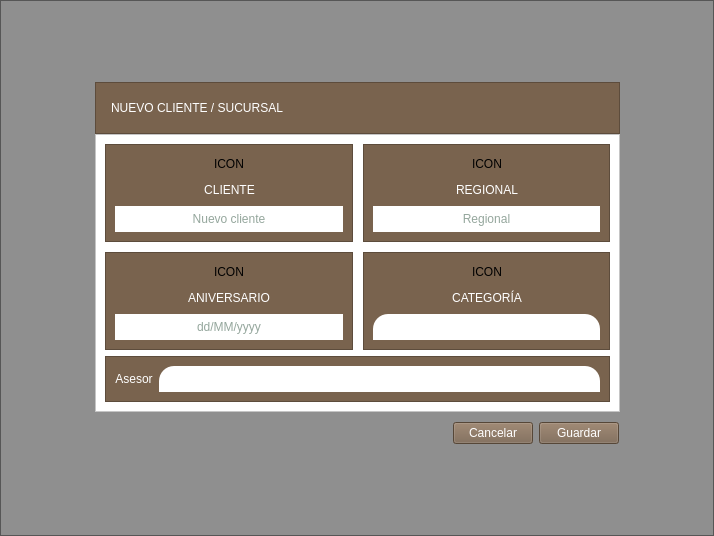
<?xml version="1.0" encoding="UTF-8"?>
<ui version="4.0">
 <class>New_client</class>
 <widget class="QWidget" name="New_client">
  <property name="geometry">
   <rect>
    <x>0</x>
    <y>0</y>
    <width>714</width>
    <height>536</height>
   </rect>
  </property>
  <property name="windowTitle">
   <string>Form</string>
  </property>
  <property name="styleSheet">
   <string notr="true"/>
  </property>
  <layout class="QVBoxLayout" name="verticalLayout_8">
   <property name="spacing">
    <number>0</number>
   </property>
   <property name="leftMargin">
    <number>0</number>
   </property>
   <property name="topMargin">
    <number>0</number>
   </property>
   <property name="rightMargin">
    <number>0</number>
   </property>
   <property name="bottomMargin">
    <number>0</number>
   </property>
   <item>
    <widget class="QFrame" name="frame_7">
     <property name="styleSheet">
      <string notr="true">background-color:rgba(0,0,0,40%);</string>
     </property>
     <property name="frameShape">
      <enum>QFrame::StyledPanel</enum>
     </property>
     <property name="frameShadow">
      <enum>QFrame::Raised</enum>
     </property>
     <layout class="QVBoxLayout" name="verticalLayout_7">
      <item>
       <spacer name="verticalSpacer">
        <property name="orientation">
         <enum>Qt::Vertical</enum>
        </property>
        <property name="sizeHint" stdset="0">
         <size>
          <width>20</width>
          <height>69</height>
         </size>
        </property>
       </spacer>
      </item>
      <item>
       <layout class="QHBoxLayout" name="horizontalLayout_10">
        <item>
         <spacer name="horizontalSpacer_18">
          <property name="orientation">
           <enum>Qt::Horizontal</enum>
          </property>
          <property name="sizeHint" stdset="0">
           <size>
            <width>40</width>
            <height>20</height>
           </size>
          </property>
         </spacer>
        </item>
        <item>
         <layout class="QVBoxLayout" name="verticalLayout_6">
          <property name="spacing">
           <number>0</number>
          </property>
          <item>
           <widget class="QFrame" name="frame_6">
            <property name="styleSheet">
             <string notr="true">background-color:#79634E;</string>
            </property>
            <property name="frameShape">
             <enum>QFrame::StyledPanel</enum>
            </property>
            <property name="frameShadow">
             <enum>QFrame::Raised</enum>
            </property>
            <layout class="QHBoxLayout" name="horizontalLayout_9">
             <property name="leftMargin">
              <number>15</number>
             </property>
             <property name="topMargin">
              <number>15</number>
             </property>
             <property name="rightMargin">
              <number>15</number>
             </property>
             <property name="bottomMargin">
              <number>15</number>
             </property>
             <item>
              <widget class="QLabel" name="label_9">
               <property name="styleSheet">
                <string notr="true">font: 12pt &quot;MS Shell Dlg 2&quot;;
color:white;</string>
               </property>
               <property name="text">
                <string>NUEVO CLIENTE / SUCURSAL</string>
               </property>
               <property name="alignment">
                <set>Qt::AlignCenter</set>
               </property>
              </widget>
             </item>
             <item>
              <spacer name="horizontalSpacer_17">
               <property name="orientation">
                <enum>Qt::Horizontal</enum>
               </property>
               <property name="sizeHint" stdset="0">
                <size>
                 <width>321</width>
                 <height>20</height>
                </size>
               </property>
              </spacer>
             </item>
            </layout>
           </widget>
          </item>
          <item>
           <widget class="QFrame" name="frame">
            <property name="styleSheet">
             <string notr="true">background-color:white;</string>
            </property>
            <property name="frameShape">
             <enum>QFrame::StyledPanel</enum>
            </property>
            <property name="frameShadow">
             <enum>QFrame::Raised</enum>
            </property>
            <layout class="QVBoxLayout" name="verticalLayout_5">
             <item>
              <layout class="QGridLayout" name="gridLayout">
               <property name="spacing">
                <number>10</number>
               </property>
               <item row="0" column="0">
                <widget class="QFrame" name="frame_2">
                 <property name="sizePolicy">
                  <sizepolicy hsizetype="Expanding" vsizetype="Preferred">
                   <horstretch>0</horstretch>
                   <verstretch>0</verstretch>
                  </sizepolicy>
                 </property>
                 <property name="styleSheet">
                  <string notr="true">background-color:#79634E;</string>
                 </property>
                 <property name="frameShape">
                  <enum>QFrame::StyledPanel</enum>
                 </property>
                 <property name="frameShadow">
                  <enum>QFrame::Raised</enum>
                 </property>
                 <layout class="QVBoxLayout" name="verticalLayout">
                  <item>
                   <layout class="QHBoxLayout" name="horizontalLayout">
                    <item>
                     <spacer name="horizontalSpacer">
                      <property name="orientation">
                       <enum>Qt::Horizontal</enum>
                      </property>
                      <property name="sizeHint" stdset="0">
                       <size>
                        <width>40</width>
                        <height>20</height>
                       </size>
                      </property>
                     </spacer>
                    </item>
                    <item>
                     <widget class="QLabel" name="icon_cliente">
                      <property name="text">
                       <string>ICON</string>
                      </property>
                     </widget>
                    </item>
                    <item>
                     <spacer name="horizontalSpacer_2">
                      <property name="orientation">
                       <enum>Qt::Horizontal</enum>
                      </property>
                      <property name="sizeHint" stdset="0">
                       <size>
                        <width>40</width>
                        <height>20</height>
                       </size>
                      </property>
                     </spacer>
                    </item>
                   </layout>
                  </item>
                  <item>
                   <layout class="QHBoxLayout" name="horizontalLayout_2">
                    <item>
                     <spacer name="horizontalSpacer_3">
                      <property name="orientation">
                       <enum>Qt::Horizontal</enum>
                      </property>
                      <property name="sizeHint" stdset="0">
                       <size>
                        <width>40</width>
                        <height>20</height>
                       </size>
                      </property>
                     </spacer>
                    </item>
                    <item>
                     <widget class="QLabel" name="label_2">
                      <property name="styleSheet">
                       <string notr="true">font: 12pt &quot;MS Shell Dlg 2&quot;;
color:white;</string>
                      </property>
                      <property name="text">
                       <string>CLIENTE</string>
                      </property>
                      <property name="alignment">
                       <set>Qt::AlignCenter</set>
                      </property>
                     </widget>
                    </item>
                    <item>
                     <spacer name="horizontalSpacer_4">
                      <property name="orientation">
                       <enum>Qt::Horizontal</enum>
                      </property>
                      <property name="sizeHint" stdset="0">
                       <size>
                        <width>40</width>
                        <height>20</height>
                       </size>
                      </property>
                     </spacer>
                    </item>
                   </layout>
                  </item>
                  <item>
                   <widget class="QLineEdit" name="cliente">
                    <property name="styleSheet">
                     <string notr="true">background-color:white;
border-radius:15px;
color: #294D39;
font: 12pt &quot;MS Shell Dlg 2&quot;;
padding:5px;
min-height:1.8em;


</string>
                    </property>
                    <property name="alignment">
                     <set>Qt::AlignCenter</set>
                    </property>
                    <property name="placeholderText">
                     <string>Nuevo cliente</string>
                    </property>
                   </widget>
                  </item>
                 </layout>
                </widget>
               </item>
               <item row="0" column="1">
                <widget class="QFrame" name="frame_3">
                 <property name="sizePolicy">
                  <sizepolicy hsizetype="Expanding" vsizetype="Preferred">
                   <horstretch>0</horstretch>
                   <verstretch>0</verstretch>
                  </sizepolicy>
                 </property>
                 <property name="styleSheet">
                  <string notr="true">background-color:#79634E;</string>
                 </property>
                 <property name="frameShape">
                  <enum>QFrame::StyledPanel</enum>
                 </property>
                 <property name="frameShadow">
                  <enum>QFrame::Raised</enum>
                 </property>
                 <layout class="QVBoxLayout" name="verticalLayout_2">
                  <item>
                   <layout class="QHBoxLayout" name="horizontalLayout_3">
                    <item>
                     <spacer name="horizontalSpacer_5">
                      <property name="orientation">
                       <enum>Qt::Horizontal</enum>
                      </property>
                      <property name="sizeHint" stdset="0">
                       <size>
                        <width>40</width>
                        <height>20</height>
                       </size>
                      </property>
                     </spacer>
                    </item>
                    <item>
                     <widget class="QLabel" name="icon_regional">
                      <property name="text">
                       <string>ICON</string>
                      </property>
                     </widget>
                    </item>
                    <item>
                     <spacer name="horizontalSpacer_6">
                      <property name="orientation">
                       <enum>Qt::Horizontal</enum>
                      </property>
                      <property name="sizeHint" stdset="0">
                       <size>
                        <width>40</width>
                        <height>20</height>
                       </size>
                      </property>
                     </spacer>
                    </item>
                   </layout>
                  </item>
                  <item>
                   <layout class="QHBoxLayout" name="horizontalLayout_4">
                    <item>
                     <spacer name="horizontalSpacer_7">
                      <property name="orientation">
                       <enum>Qt::Horizontal</enum>
                      </property>
                      <property name="sizeHint" stdset="0">
                       <size>
                        <width>40</width>
                        <height>20</height>
                       </size>
                      </property>
                     </spacer>
                    </item>
                    <item>
                     <widget class="QLabel" name="regional">
                      <property name="styleSheet">
                       <string notr="true">font: 12pt &quot;MS Shell Dlg 2&quot;;
color:white;</string>
                      </property>
                      <property name="text">
                       <string>REGIONAL</string>
                      </property>
                      <property name="alignment">
                       <set>Qt::AlignCenter</set>
                      </property>
                     </widget>
                    </item>
                    <item>
                     <spacer name="horizontalSpacer_8">
                      <property name="orientation">
                       <enum>Qt::Horizontal</enum>
                      </property>
                      <property name="sizeHint" stdset="0">
                       <size>
                        <width>40</width>
                        <height>20</height>
                       </size>
                      </property>
                     </spacer>
                    </item>
                   </layout>
                  </item>
                  <item>
                   <widget class="QLineEdit" name="regional_2">
                    <property name="styleSheet">
                     <string notr="true">background-color:white;
border-radius:15px;
color: #294D39;
font: 12pt &quot;MS Shell Dlg 2&quot;;
padding:5px;
min-height:1.8em;


</string>
                    </property>
                    <property name="alignment">
                     <set>Qt::AlignCenter</set>
                    </property>
                    <property name="placeholderText">
                     <string>Regional</string>
                    </property>
                   </widget>
                  </item>
                 </layout>
                </widget>
               </item>
               <item row="1" column="0">
                <widget class="QFrame" name="frame_4">
                 <property name="sizePolicy">
                  <sizepolicy hsizetype="Expanding" vsizetype="Preferred">
                   <horstretch>0</horstretch>
                   <verstretch>0</verstretch>
                  </sizepolicy>
                 </property>
                 <property name="styleSheet">
                  <string notr="true">background-color:#79634E;</string>
                 </property>
                 <property name="frameShape">
                  <enum>QFrame::StyledPanel</enum>
                 </property>
                 <property name="frameShadow">
                  <enum>QFrame::Raised</enum>
                 </property>
                 <layout class="QVBoxLayout" name="verticalLayout_3">
                  <item>
                   <layout class="QHBoxLayout" name="horizontalLayout_5">
                    <item>
                     <spacer name="horizontalSpacer_9">
                      <property name="orientation">
                       <enum>Qt::Horizontal</enum>
                      </property>
                      <property name="sizeHint" stdset="0">
                       <size>
                        <width>40</width>
                        <height>20</height>
                       </size>
                      </property>
                     </spacer>
                    </item>
                    <item>
                     <widget class="QLabel" name="icon_aniversario">
                      <property name="text">
                       <string>ICON</string>
                      </property>
                     </widget>
                    </item>
                    <item>
                     <spacer name="horizontalSpacer_10">
                      <property name="orientation">
                       <enum>Qt::Horizontal</enum>
                      </property>
                      <property name="sizeHint" stdset="0">
                       <size>
                        <width>40</width>
                        <height>20</height>
                       </size>
                      </property>
                     </spacer>
                    </item>
                   </layout>
                  </item>
                  <item>
                   <layout class="QHBoxLayout" name="horizontalLayout_6">
                    <item>
                     <spacer name="horizontalSpacer_11">
                      <property name="orientation">
                       <enum>Qt::Horizontal</enum>
                      </property>
                      <property name="sizeHint" stdset="0">
                       <size>
                        <width>40</width>
                        <height>20</height>
                       </size>
                      </property>
                     </spacer>
                    </item>
                    <item>
                     <widget class="QLabel" name="label_6">
                      <property name="styleSheet">
                       <string notr="true">font: 12pt &quot;MS Shell Dlg 2&quot;;
color:white;</string>
                      </property>
                      <property name="text">
                       <string>ANIVERSARIO</string>
                      </property>
                      <property name="alignment">
                       <set>Qt::AlignCenter</set>
                      </property>
                     </widget>
                    </item>
                    <item>
                     <spacer name="horizontalSpacer_12">
                      <property name="orientation">
                       <enum>Qt::Horizontal</enum>
                      </property>
                      <property name="sizeHint" stdset="0">
                       <size>
                        <width>40</width>
                        <height>20</height>
                       </size>
                      </property>
                     </spacer>
                    </item>
                   </layout>
                  </item>
                  <item>
                   <widget class="QLineEdit" name="aniversario">
                    <property name="styleSheet">
                     <string notr="true">background-color:white;
border-radius:15px;
color: #294D39;
font: 12pt &quot;MS Shell Dlg 2&quot;;
padding:5px;
min-height:1.8em;


</string>
                    </property>
                    <property name="alignment">
                     <set>Qt::AlignCenter</set>
                    </property>
                    <property name="placeholderText">
                     <string>dd/MM/yyyy</string>
                    </property>
                   </widget>
                  </item>
                 </layout>
                </widget>
               </item>
               <item row="1" column="1">
                <widget class="QFrame" name="frame_5">
                 <property name="sizePolicy">
                  <sizepolicy hsizetype="Expanding" vsizetype="Preferred">
                   <horstretch>0</horstretch>
                   <verstretch>0</verstretch>
                  </sizepolicy>
                 </property>
                 <property name="styleSheet">
                  <string notr="true">background-color:#79634E;</string>
                 </property>
                 <property name="frameShape">
                  <enum>QFrame::StyledPanel</enum>
                 </property>
                 <property name="frameShadow">
                  <enum>QFrame::Raised</enum>
                 </property>
                 <layout class="QVBoxLayout" name="verticalLayout_4">
                  <item>
                   <layout class="QHBoxLayout" name="horizontalLayout_7">
                    <item>
                     <spacer name="horizontalSpacer_13">
                      <property name="orientation">
                       <enum>Qt::Horizontal</enum>
                      </property>
                      <property name="sizeHint" stdset="0">
                       <size>
                        <width>40</width>
                        <height>20</height>
                       </size>
                      </property>
                     </spacer>
                    </item>
                    <item>
                     <widget class="QLabel" name="icon_categoria">
                      <property name="text">
                       <string>ICON</string>
                      </property>
                     </widget>
                    </item>
                    <item>
                     <spacer name="horizontalSpacer_14">
                      <property name="orientation">
                       <enum>Qt::Horizontal</enum>
                      </property>
                      <property name="sizeHint" stdset="0">
                       <size>
                        <width>40</width>
                        <height>20</height>
                       </size>
                      </property>
                     </spacer>
                    </item>
                   </layout>
                  </item>
                  <item>
                   <layout class="QHBoxLayout" name="horizontalLayout_8">
                    <item>
                     <spacer name="horizontalSpacer_15">
                      <property name="orientation">
                       <enum>Qt::Horizontal</enum>
                      </property>
                      <property name="sizeHint" stdset="0">
                       <size>
                        <width>40</width>
                        <height>20</height>
                       </size>
                      </property>
                     </spacer>
                    </item>
                    <item>
                     <widget class="QLabel" name="label_8">
                      <property name="styleSheet">
                       <string notr="true">font: 12pt &quot;MS Shell Dlg 2&quot;;
color:white;</string>
                      </property>
                      <property name="text">
                       <string>CATEGORÍA</string>
                      </property>
                      <property name="alignment">
                       <set>Qt::AlignCenter</set>
                      </property>
                     </widget>
                    </item>
                    <item>
                     <spacer name="horizontalSpacer_16">
                      <property name="orientation">
                       <enum>Qt::Horizontal</enum>
                      </property>
                      <property name="sizeHint" stdset="0">
                       <size>
                        <width>40</width>
                        <height>20</height>
                       </size>
                      </property>
                     </spacer>
                    </item>
                   </layout>
                  </item>
                  <item>
                   <widget class="QComboBox" name="categoria">
                    <property name="styleSheet">
                     <string notr="true">QComboBox::hover {
	background-color:white;
	border-top-left-radius:15px;
	border-top-right-radius:15px;
	color: #294D39;
	font: 12pt &quot;MS Shell Dlg 2&quot;;
	padding:5px;	
	min-height:1.8em;
}

QComboBox::focus {
	background-color:white;
	border-top-left-radius:15px;
	border-top-right-radius:15px;
	color: #294D39;
	font: 12pt &quot;MS Shell Dlg 2&quot;;
	padding:5px;	
	min-height:1.8em;
}

QComboBox::drop-down  {
	border:0px;
}

QComboBox{
	background-color:white;
	border-top-left-radius:15px;
	border-top-right-radius:15px;
	color: #294D39;
	font: 12pt &quot;MS Shell Dlg 2&quot;;
	padding:5px;	
	min-height:1.8em;
}

QListView{
	background-color:white;
	color:#294D39;
	font: 12pt &quot;MS Shell Dlg 2&quot;;
	padding:5px;
}

</string>
                    </property>
                   </widget>
                  </item>
                 </layout>
                </widget>
               </item>
              </layout>
             </item>
             <item>
              <widget class="QFrame" name="frame_9">
               <property name="styleSheet">
                <string notr="true">background-color:#79634E;</string>
               </property>
               <property name="frameShape">
                <enum>QFrame::StyledPanel</enum>
               </property>
               <property name="frameShadow">
                <enum>QFrame::Raised</enum>
               </property>
               <layout class="QHBoxLayout" name="horizontalLayout_13">
                <item>
                 <widget class="QLabel" name="label_3">
                  <property name="styleSheet">
                   <string notr="true">font: 12pt &quot;MS Shell Dlg 2&quot;;
color:white;</string>
                  </property>
                  <property name="text">
                   <string>Asesor</string>
                  </property>
                  <property name="alignment">
                   <set>Qt::AlignCenter</set>
                  </property>
                 </widget>
                </item>
                <item>
                 <widget class="QComboBox" name="agente">
                  <property name="sizePolicy">
                   <sizepolicy hsizetype="Expanding" vsizetype="Fixed">
                    <horstretch>0</horstretch>
                    <verstretch>0</verstretch>
                   </sizepolicy>
                  </property>
                  <property name="styleSheet">
                   <string notr="true">QComboBox::hover {
	background-color:white;
	border-top-left-radius:15px;
	border-top-right-radius:15px;
	color: #294D39;
	font: 12pt &quot;MS Shell Dlg 2&quot;;
	padding:5px;	
	min-height:1.8em;
}

QComboBox::focus {
	background-color:white;
	border-top-left-radius:15px;
	border-top-right-radius:15px;
	color: #294D39;
	font: 12pt &quot;MS Shell Dlg 2&quot;;
	padding:5px;	
	min-height:1.8em;
}

QComboBox::drop-down  {
	border:0px;
}

QComboBox{
	background-color:white;
	border-top-left-radius:15px;
	border-top-right-radius:15px;
	color: #294D39;
	font: 12pt &quot;MS Shell Dlg 2&quot;;
	padding:5px;	
	min-height:1.8em;
}

QListView{
	background-color:white;
	color:#294D39;
	font: 12pt &quot;MS Shell Dlg 2&quot;;
	padding:5px;
}

</string>
                  </property>
                 </widget>
                </item>
               </layout>
              </widget>
             </item>
            </layout>
           </widget>
          </item>
          <item>
           <widget class="QFrame" name="frame_8">
            <property name="styleSheet">
             <string notr="true">background-color:transparent;</string>
            </property>
            <property name="frameShape">
             <enum>QFrame::StyledPanel</enum>
            </property>
            <property name="frameShadow">
             <enum>QFrame::Raised</enum>
            </property>
            <layout class="QHBoxLayout" name="horizontalLayout_11">
             <property name="rightMargin">
              <number>0</number>
             </property>
             <item>
              <spacer name="horizontalSpacer_20">
               <property name="orientation">
                <enum>Qt::Horizontal</enum>
               </property>
               <property name="sizeHint" stdset="0">
                <size>
                 <width>197</width>
                 <height>20</height>
                </size>
               </property>
              </spacer>
             </item>
             <item>
              <widget class="QPushButton" name="cancel_butt">
               <property name="styleSheet">
                <string notr="true">font: 10pt &quot;MS Shell Dlg 2&quot;;
color:white;
background-color:rgba(121,99,78,100%);;
min-width:8em;
max-width:8em;
min-height:2em;
max-height:2em;</string>
               </property>
               <property name="text">
                <string>Cancelar</string>
               </property>
              </widget>
             </item>
             <item>
              <widget class="QPushButton" name="guardar_butt">
               <property name="styleSheet">
                <string notr="true">font: 10pt &quot;MS Shell Dlg 2&quot;;
color:white;
background-color:rgba(121,99,78,100%);;
min-width:8em;
max-width:8em;
min-height:2em;
max-height:2em;</string>
               </property>
               <property name="text">
                <string>Guardar</string>
               </property>
              </widget>
             </item>
            </layout>
           </widget>
          </item>
         </layout>
        </item>
        <item>
         <spacer name="horizontalSpacer_19">
          <property name="orientation">
           <enum>Qt::Horizontal</enum>
          </property>
          <property name="sizeHint" stdset="0">
           <size>
            <width>40</width>
            <height>20</height>
           </size>
          </property>
         </spacer>
        </item>
       </layout>
      </item>
      <item>
       <spacer name="verticalSpacer_2">
        <property name="orientation">
         <enum>Qt::Vertical</enum>
        </property>
        <property name="sizeHint" stdset="0">
         <size>
          <width>20</width>
          <height>69</height>
         </size>
        </property>
       </spacer>
      </item>
     </layout>
    </widget>
   </item>
  </layout>
 </widget>
 <resources/>
 <connections/>
</ui>
